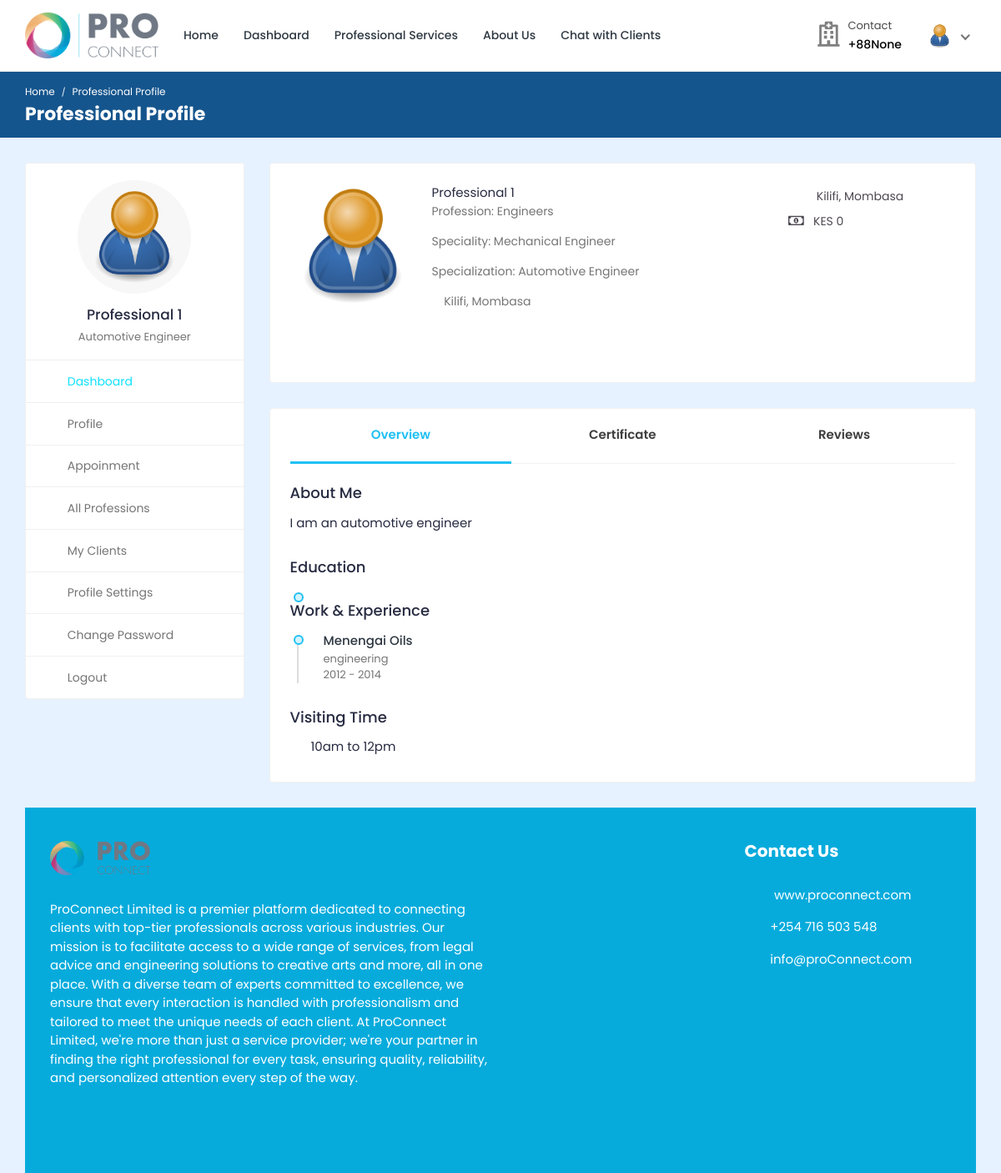
/professional/professional-profile/1/ (signed in), run on the app's committed database.
### professional/models.py (models this page shows, shortened)
class Professional_Information(models.Model):
    PROFESSION_CHOICES = (
        ('medical', 'Medical Services'),
        ('legal', 'Legal Services'),
        ('engineering', 'Engineering Services'),
        ('art', 'Art & Design'),
    )
    professional_id = models.AutoField(primary_key=True)
    user = models.OneToOneField(settings.AUTH_USER_MODEL, on_delete=models.CASCADE, related_name='profile')
    name = models.CharField(max_length=200)
    username = models.CharField(max_length=200, null=True, blank=True)
    gender = models.CharField(max_length=200, null=True, blank=True)
    description = models.TextField(max_length=1000, null=True, blank=True)
    profession = models.CharField(max_length=200, choices=PROFESSION_CHOICES)
    profession_name = models.ForeignKey(ServiceDepartment, on_delete=models.SET_NULL, null=True)
    specialization = models.ForeignKey(specialization, on_delete=models.SET_NULL, null=True)
    featured_image = models.ImageField(upload_to='professionals/', default='professionals/user-default.png')
    certificate_image = models.ImageField(upload_to='professionals_certificates/', default='professionals_certificates/default.png', null=True, blank=True)
    email = models.EmailField(max_length=200, null=True, blank=True)
    phone_number = models.CharField(max_length=200, null=True, blank=True)
    availability = models.CharField(max_length=200, null=True, blank=True, default='9am - 4pm')
    consultation_fee = models.IntegerField(null=True, blank=True, default=0)
    services_fee = models.IntegerField(null=True, blank=True, default=0)
    address = models.CharField(max_length=200, null=True, blank=True)
    service_name = models.ForeignKey(Professional_Service_Information, on_delete=models.SET_NULL, null=True, blank=True)
    profession = models.CharField(max_length=200, choices=PROFESSION_CHOICES, null=True, blank=True)
    institute = models.CharField(max_length=200, null=True, blank=True)
    degree = models.CharField(max_length=200, null=True, blank=True)
    completion_year = models.CharField(max_length=200, null=True, blank=True)
    work_place = models.CharField(max_length=200, null=True, blank=True)
    designation = models.CharField(max_length=200, null=True, blank=True)
    start_year = models.CharField(max_length=200, null=True, blank=True)
    end_year = models.CharField(max_length=200, null=True, blank=True)
    register_status = models.CharField(max_length=200, null=True, blank=True, default='Accepted')

class Education(models.Model):
    education_id = models.AutoField(primary_key=True)
    professional = models.ForeignKey(Professional_Information, on_delete=models.CASCADE, null=True, blank=True)
    degree = models.CharField(max_length=200, null=True, blank=True)
    institute = models.CharField(max_length=200, null=True, blank=True)
    year_of_completion = models.CharField(max_length=200, null=True, blank=True)

class Experience(models.Model):
    experience_id = models.AutoField(primary_key=True)
    professional = models.ForeignKey(Professional_Information, on_delete=models.CASCADE, null=True, blank=True)
    work_place_name = models.CharField(max_length=200, null=True, blank=True)
    from_year = models.CharField(max_length=200, null=True, blank=True)
    to_year = models.CharField(max_length=200, null=True, blank=True)
    designation = models.CharField(max_length=200, null=True, blank=True)

### professional_service_admin/models.py (models this page shows, shortened)
class specialization(models.Model):
    specialization_id = models.AutoField(primary_key=True)
    specialization_name = models.CharField(max_length=200, null=True, blank=True)
    professional_service = models.ForeignKey(Professional_Service_Information, on_delete=models.CASCADE, null=True, blank=True)

class ServiceDepartment(models.Model):
    ServiceDepartment_id = models.AutoField(primary_key=True)
    ServiceDepartment_name = models.CharField(max_length=200, null=True, blank=True)
    professional_service = models.ForeignKey(Professional_Service_Information, on_delete=models.CASCADE, null=True, blank=True)
    featured_image = models.ImageField(upload_to='profession/', default='profession/default.png', null=True, blank=True)

### professional_service/models.py (models this page shows)
class Professional_Service_Information(models.Model):
    PROFESSION = (
        ('medical', 'Medical Services'),
        ('legal', 'Legal Services'),
        ('engineering', 'Engineering Services'),
        ('art', 'Art & Design'),
        ('tech', 'Technology Services'),
        ('education', 'Educational Services'),
        ('consulting', 'Consulting Services'),
    )
    professional_service_id = models.AutoField(primary_key=True)
    name = models.CharField(max_length=200, null=True, blank=True)
    featured_image = models.ImageField(upload_to='professional_services/', default='professional_services/default.png', null=True, blank=True)
    description = models.TextField(null=True, blank=True)
    profession = models.CharField(max_length=200, choices=PROFESSION)
    def __str__(self):
        return str(self.name)

### professional/views.py (the view)
# urls.py: path('professional-profile/<int:pk>/', views.professional_profile, name='professional-profile'),
@csrf_exempt
@login_required(login_url="professional-login")
def professional_profile(request, pk):
    if request.user.is_client:
        client = request.user.client
    else:
        client = None
    professional = Professional_Information.objects.get(professional_id=pk)
    educations = Education.objects.filter(professional=professional).order_by('-year_of_completion')
    experiences = Experience.objects.filter(professional=professional).order_by('-from_year','-to_year')
    professional_review = Professional_review.objects.filter(professional=professional)
    context = {'professional': professional, 'client': client, 'educations': educations, 'experiences': experiences, 'professional_review': professional_review}
    return render(request, 'professional-profile.html', context)

### templates/professional-profile.html (shortened to what this page needs)
{% load static %}
<!DOCTYPE html>
<html lang="en">
<head>
	<link rel="stylesheet" href="{% static 'proConnect-System/css/Normal/bootstrap.min.css' %}">
	<link rel="stylesheet" href="{% static 'proConnect-System/plugins/Normal/fontawesome/css/fontawesome.min.css' %}">
	<link rel="stylesheet" href="{% static 'proConnect-System/plugins/Normal/fontawesome/css/all.min.css' %}">
	<link rel="stylesheet" href="{% static 'proConnect-System/plugins/Normal/fancybox/jquery.fancybox.min.css'%}">
	<link rel="stylesheet" href="{% static 'proConnect-System/css/Normal/style.css' %}">
</head>
<body>
	<div class="main-wrapper">
		<header class="header">
			{% if user.is_authenticated and user.is_professional %}
			{% include 'professional-navbar.html' %}
			{% endif %}
		</header>
		<div class="breadcrumb-bar">
			<div class="container-fluid">
				<div class="row align-items-center">
					<div class="col-md-12 col-12">
						<nav aria-label="breadcrumb" class="page-breadcrumb">
							<ol class="breadcrumb">
								{% if user.is_authenticated and user.is_professional %}
								<li class="breadcrumb-item"><a href="{% url 'professional-dashboard' %}">Home</a></li>
								{% endif %}
								<li class="breadcrumb-item active" aria-current="page">Professional Profile</li>
							</ol>
						</nav>
						<h2 class="breadcrumb-title">Professional Profile</h2>
					</div>
				</div>
			</div>
		</div>
		<div class="content">
			<div class="container-fluid">
				<div class="row">
					<div class="col-md-5 col-lg-4 col-xl-3 theiaStickySidebar">
						<div>
							{% if user.is_authenticated and user.is_professional %}
							{% include 'professional-sidebar.html' %}
							{% endif %}
						</div>
					</div>
					<div class="col-md-7 col-lg-8 col-xl-9">
						<div class="card">
							<div class="card-body">
								<div class="professional-widget">
									<div class="doc-info-left">
										<div class="professional-img">
											<img src="{{professional.featured_image.url}}" class="img-fluid" alt="User Image">
										</div>
										<div class="doc-info-cont">
											{% if professional.name %}
											{{ professional.name }}
											{% else %}
											<a href="{% url 'professional-profile-settings' %}">Add Your Name</a>
											{% endif %}
											{% if professional.service_name %}
											<p class="doc-speciality">Profession: {{professional.service_name}}</p>
											{% else %}
											<h4><a href="{% url 'professional-profile-settings' %}">Add Your Profession</a></h4>
											{% endif %}
											{% if professional.profession_name.ServiceDepartment_name %}
											<p class="doc-speciality">Speciality: {{professional.profession_name.ServiceDepartment_name}}</p>
											{% else %}
											<p><a href="{% url 'professional-profile-settings' %}">Add Your Speciality</a></p>
											{% endif %}
											{% if professional.specialization.specialization_name %}
											<p class="doc-speciality">Specialization: {{professional.specialization.specialization_name}}</p>
											{% else %}
											<h4><a href="{% url 'professional-profile-settings' %}">Add Your Specialization</a></h4>
											{% endif %}
											<div class="clinic-details">
												<p class="doc-location"><i class="fas fa-map-marker-alt"></i> {{professional.address}}</p>
												<ul class="clinic-gallery">
													<li>
													</li>
													<li>
													</li>
													<li>
													</li>
												</ul>
											</div>
										</div>
									</div>
									<div class="doc-info-right">
										<div class="clini-infos">
											<ul>
												<li><i class="fas fa-map-marker-alt"></i> {{professional.address}}</li>
												<li><i class="far fa-money-bill-alt"></i>KES {{professional.consultation_fee}} </li>
											</ul>
										</div>
									</div>
								</div>
							</div>
						</div>
						<div class="card">
							<div class="card-body pt-0">
								<nav class="user-tabs mb-4">
									<ul class="nav nav-tabs nav-tabs-bottom nav-justified">
										<li class="nav-item">
											<a class="nav-link active" href="#doc_overview" data-toggle="tab">Overview</a>
										</li>
										<li class="nav-item">
											<a class="nav-link" href="#doc_certificate" data-toggle="tab">Certificate</a>
										</li>
										<li class="nav-item">
											<a class="nav-link" href="#doc_reviews" data-toggle="tab">Reviews</a>
										</li>
									</ul>
								</nav>
								<div class="tab-content pt-0">
									<div role="tabpanel" id="doc_overview" class="tab-pane fade show active">
										<div class="row">
											<div class="col-md-12 col-lg-9">
												<div class="widget about-widget">
													<h4 class="widget-title">About Me</h4>
													{% if professional.description %}
													{{ professional.description }}
													{% else %}
													<p><a href="{% url 'professional-profile-settings' %}">Add Bio</a></p>
													{% endif %}
												</div>
												<div class="widget education-widget">
													<h4 class="widget-title">Education</h4>
													<div class="experience-box">
														<ul class="experience-list">
															{% for e in educations %}
															<li>
																<div class="experience-user">
																	<div class="before-circle"></div>
																</div>
															</li>
															{% endfor %}
														</ul>
													</div>
												</div>
												<div class="widget experience-widget">
													<h4 class="widget-title">Work & Experience</h4>
													<div class="experience-box">
														<ul class="experience-list">
															{% for e in experiences %}
															<li>
																<div class="experience-user">
																	<div class="before-circle"></div>
																</div>
																<div class="experience-content">
																	<div class="timeline-content">
																		<a href="#/" class="name">{{e.designation}}</a>
																		<span class="time">{{ e.work_place_name }}</span>
																		<span class="time">{{ e.from_year }} - {{e.to_year}}</span>
																	</div>
																</div>
															</li>
															{% endfor %}
														</ul>
													</div>
												</div>
												<div class="service-list">
													<h4>Visiting Time</h4>
													<ul class="clearfix">
														<li>{{professional.availability}}</li>
													</ul>
												</div>
											</div>
										</div>
									</div>
								</div>
							</div>
						</div>
					</div>
				</div>
				{% include 'footer.html' %}
			</div>
</body>
</html>

### templates/professional-navbar.html (shortened to what this page needs)
{% load static %}
<nav class="navbar navbar-expand-lg header-nav">
  <div class="navbar-header">
    <a href="{% url 'professional_service_home'%}" class="navbar-brand logo">
      <img src="{% static 'proConnect-System/images/Normal/proConnect-logo.png' %}" class="img-fluid" alt="Logo" />
    </a>
  </div>
  <div class="main-menu-wrapper">
    <ul class="main-nav">
      <li>
        <a href="{% url 'professional_service_home'%}">Home</a>
      </li>
      <li>
        <a href="{% url 'professional-dashboard'%}">Dashboard</a>
      </li>
      <li><a href="{% url 'multiple-professional_service' %}" style="text-decoration: none;">Professional Services</a>
      </li>
      <li>
        <a href="{% url 'about-us'%}">About Us</a>
      </li>
      <li>
        <a href="{% url 'chat-home' pk=user.id %}">Chat with Clients</a>
      </li>
    </ul>
  </div>
  <ul class="nav header-navbar-rht">
    <li class="nav-item contact-item">
      <div class="header-contact-img">
        <i class="far fa-hospital"></i>
      </div>
      <div class="header-contact-detail">
        <p class="contact-header">Contact</p>
        <p class="contact-info-header">+88{{professional.phone_number}}</p>
      </div>
    </li>
    <li class="nav-item dropdown has-arrow logged-item">
      <a href="#" class="dropdown-toggle nav-link" data-toggle="dropdown">
        <span class="user-img">
          <img class="rounded-circle" src="{{ professional.featured_image.url }}" width="31" alt="Darren Elder" />
        </span>
      </a>
    </li>
  </ul>
</nav>

### templates/professional-sidebar.html (shortened to what this page needs)
{% load static %}
<div class="profile-sidebar">
  <div class="widget-profile pro-widget-content">
    <div class="profile-info-widget">
      <a href="#" class="booking-doc-img">
        <img src="{{ professional.featured_image.url }}" alt="User Image" />
      </a>
      <div class="profile-det-info">
        <h3>{{ professional.name }}</h3>
        <div class="client-details">
          <h5 class="mb-0">{{professional.specialization.specialization_name}}</h5>
        </div>
      </div>
    </div>
  </div>
  <div class="dashboard-widget">
    <nav class="dashboard-menu sidebar">
      <ul>
        <li class="active">
          <a href="{% url 'professional-dashboard' %}">
            <i class="fas fa-columns"></i>
            <span>Dashboard</span>
          </a>
        </li>
        <li>
          <a href="{% url 'professional-profile' pk=professional.professional_id %}">
            <i class="fas fa-user"></i>
            <span>Profile</span>
          </a>
        </li>
        <li>
          <a href="{% url 'appointments'%}">
            <i class="fas fa-user-circle"></i>
            <span>Appoinment</span>
          </a>
        </li>
        <li>
          <a href="{% url 'multiple-professional_service' %}">
            <i class="fas fa-hospital"></i>
            <span>All Professions</span>
          </a>
        </li>
        <li>
          <a href="{% url 'my-clients' %}">
            <i class="fas fa-user-injured"></i>
            <span>My Clients</span>
          </a>
        </li>
        <li>
          <a href="{% url 'professional-profile-settings' %}">
            <i class="fas fa-user-cog"></i>
            <span>Profile Settings</span>
          </a>
        </li>
        <li>
          <a href="{% url 'professional-change-password' pk=user.id%}">
            <i class="fas fa-lock"></i>
            <span>Change Password</span>
          </a>
        </li>
        <li>
          <a href="{% url 'professional-logout'%}">
            <i class="fas fa-sign-out-alt"></i>
            <span>Logout</span>
          </a>
        </li>
      </ul>
    </nav>
  </div>
</div>

### data on the page
Professional_Information: phone_number "None", featured_image (placeholder picture), name "Professional 1", specialization.specialization_name "Automotive Engineer", service_name "Engineers", profession_name.ServiceDepartment_name "Mechanical Engineer", address "Kilifi, Mombasa", consultation_fee "0", description "I am an automotive engineer", availability "10am to 12pm"
Experience: designation "Menengai Oils", work_place_name "engineering", from_year "2012", to_year "2014"
